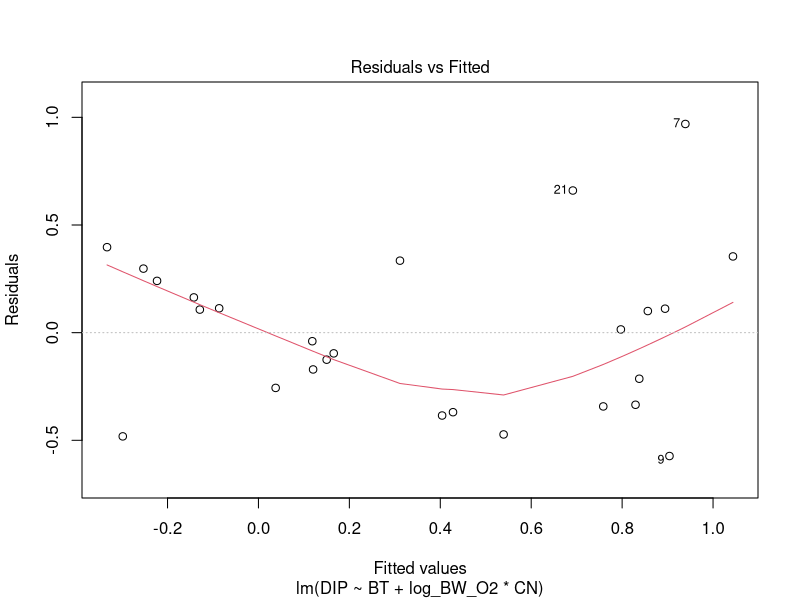
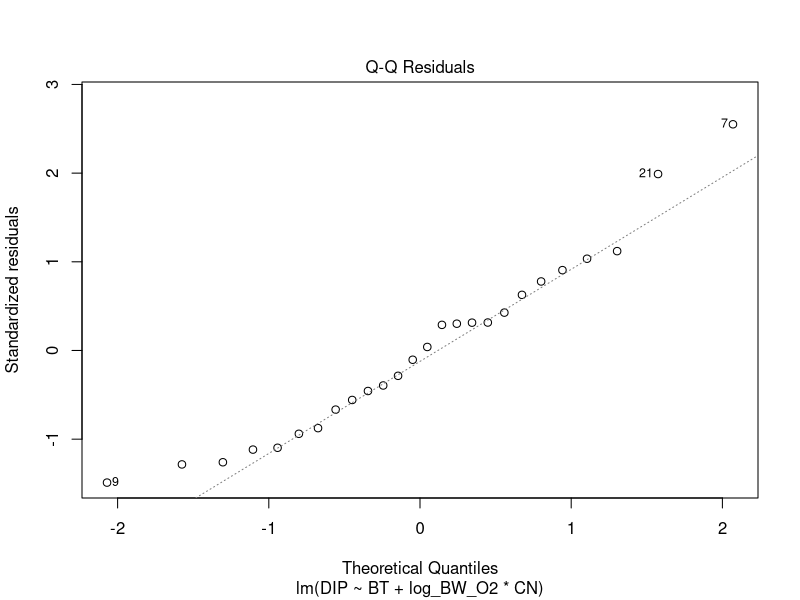
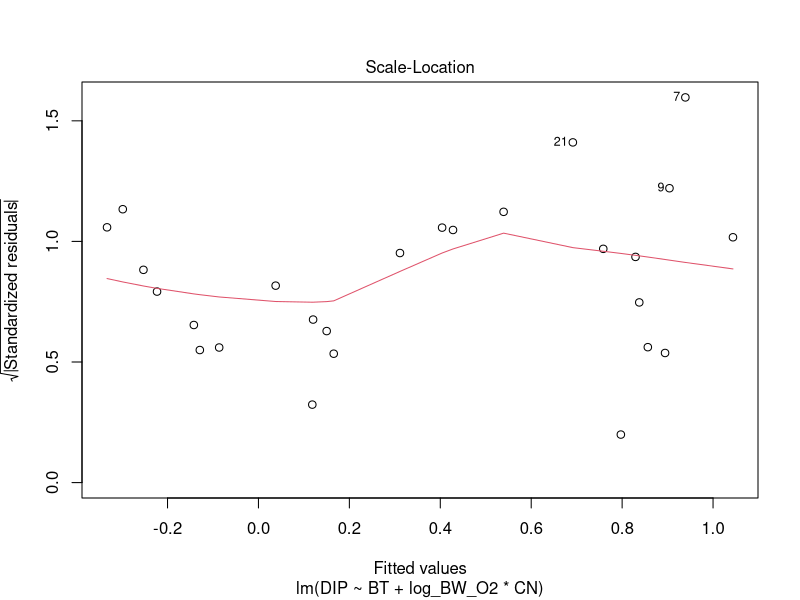
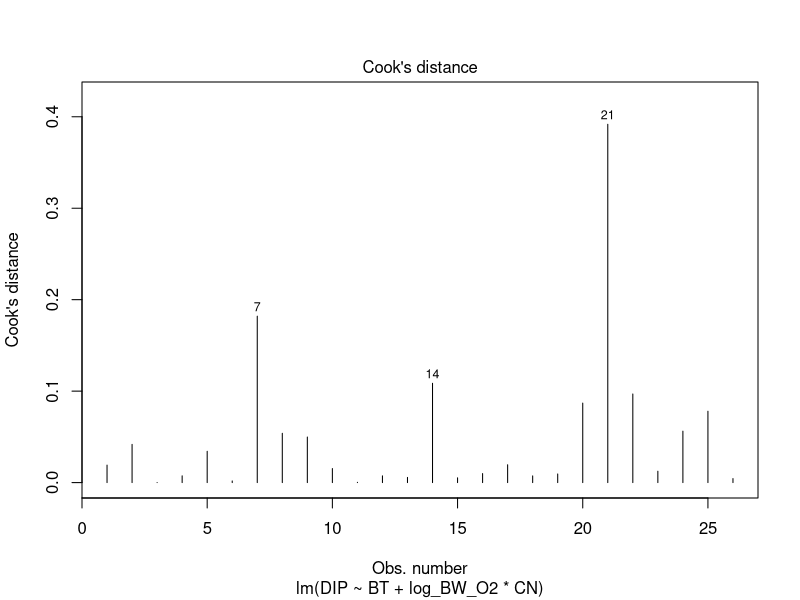
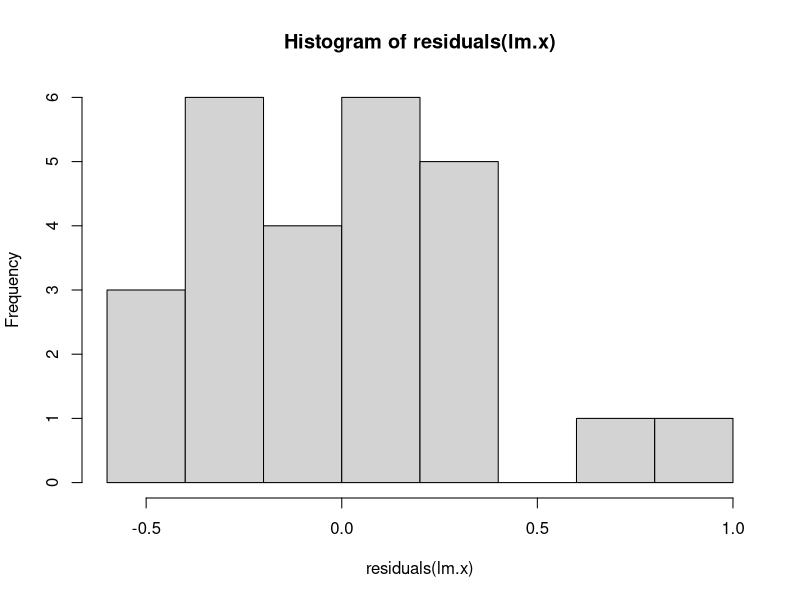
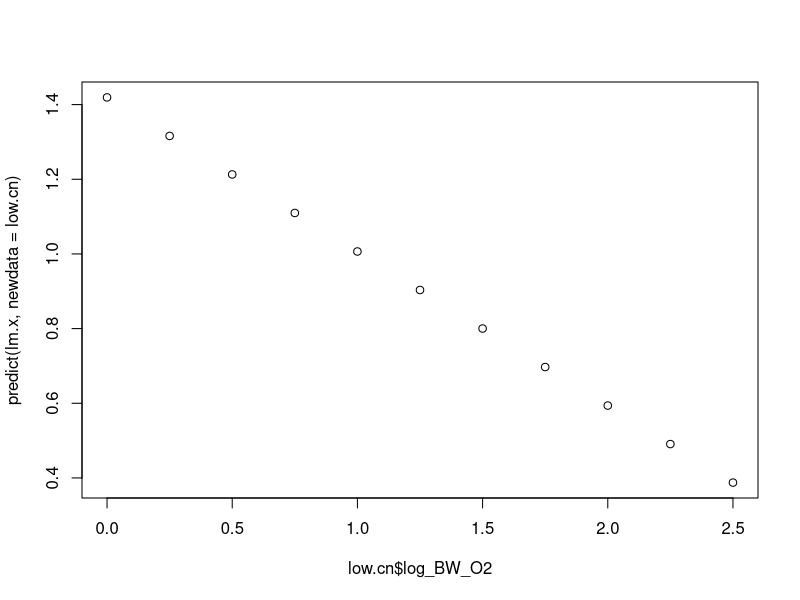
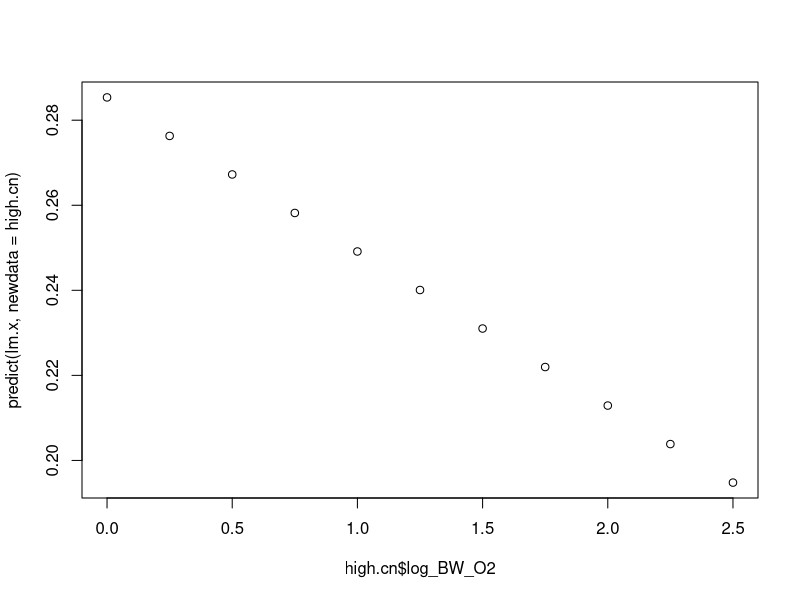

These figures' R source, in order:

# Project: Fluxes in the Baltic Sea

# Title: DIP flux models

library(dplyr)
library(readr)
library(here)
library(ggplot2)
library(lme4)
library(nlme)

# install libraries where functions are called from
if( (("broom" %in% installed.packages()[,1]) & ("viridis" %in% installed.packages()[,1]))  == FALSE) {
  print("WARNING! this script requires broom and viridis to be installed")
}

# load in the Baltic Sea data
dip.mod <- read_csv(file = here("data/baltic_flux_model_data.csv"))

# check how many data points there are per station
dip.mod %>%
  group_by(code) %>%
  summarise(n = n()) %>%
  View()

# we probably need to account for multiple replicates between years at a station
# can't use random effects because too many stations only have one sample

# option 1: run sensitivity analysis on pseudoreplicates
sens <- "random.sample"
sens <- "average"

if(sens == "random.sample") {
  
  dip.mod <- 
    dip.mod %>%
    group_by(code) %>%
    slice_sample(n = 1) 
  
} else if (sens == "average") {
  
  dip.mod <-  
    dip.mod %>%
    group_by(basin, BT, code) %>%
    summarise(across(.cols = c("log_BW_O2", "CN", "DIP"), 
                     ~mean(.x, na.rm = TRUE) ), .groups = "drop")
  
}


# set up a function to run different models that can then be compared
lm.comp <- function(data, resp, e.vars) {
  
  # set an output list for the model coefficients
  est.lm <- vector("list", length(e.vars))
  names(est.lm) <- seq(1:length(e.vars))
  
  # set an output list for the model fit statistics
  fit.lm <- vector("list", length(e.vars))
  names(fit.lm) <- seq_along(1:length(e.vars))
  
  for (i in 1:length(e.vars) ) {
    
    df <- data
    
    # fit model using chosen predictors
    lm.e.vars <- lm(reformulate(e.vars[[i]], resp), data = df)
    
    # write coefficients to the est.lm list
    est.lm[[i]] <- broom::tidy(lm.e.vars)
    
    # write fit statistics to the fit.lm list
    fit.lm[[i]] <- broom::glance(lm.e.vars)
  }
  
  # convert lists to data.frames and join
  full_join(bind_rows(est.lm, .id = "model"), 
            bind_rows(fit.lm, .id = "model"),
            by = "model")
}

# define models to test (explanations on the side)
exp.vars <- list(c("1"), # null model with no predictor variables
                 c("1", "BT"), # null model: DIP is only affected by the type of basin
                 c("1", "BT", "log_BW_O2"), # H: DIP flux is only driven by BW02 irrespective of the origin or organic matter
                 c("1", "BT", "log_BW_O2", "CN"), # DIP flux is driven independently by BW02 and origin of organic matter
                 c("1", "BT", "log_BW_O2*CN")) # H: DIP flux decreases with BW02 when marine organic matter dominates

# run these five different models
lm.out <- lm.comp(data = dip.mod, resp = "DIP", e.vars = exp.vars)

# arrange models by AIC and output into a viewing pane
lm.out %>%
  arrange(AIC) %>%
  View()

# low AIC is the best
# as you can see, the fifth model above is the best model according to AIC
# it also has quite a high R2

# but, just because it fits the data best, does not mean that it matches your predictions

# for this, we have to dig deeper into the model


# examine the best model to see if the predictions match
lm.x <- lm(DIP ~ BT + log_BW_O2*CN, data = dip.mod)
lapply(c(1:4), function(x) {plot(lm.x, x)} )
hist(residuals(lm.x))

summary(lm.x)

# get coefficients from this model
lm.x.c <- lm.x$coefficients

# this is the equation of the linear model so you can see how it works

# we predict DIP based on the covariates for the first two rows of data (mod.test[1:2, ])
# input this where the data should go into the equation

# first, we need to convert basin type into 0 (A) and 1 (ET) because that's what lm() does automatically
mod.test <- 
  dip.mod %>%
  mutate(BT = if_else(BT == "A", 0, 1))

# main effects (m)
m <- lm.x.c[1] + lm.x.c[2]*mod.test[1:2,]$BT + lm.x.c[3]*mod.test[1:2,]$log_BW_O2 + lm.x.c[4]*mod.test[1:2,]$CN 

# interaction (i)
i <- lm.x.c[5]*mod.test[1:2,]$log_BW_O2*mod.test[1:2,]$CN 

# add the main effects (m) and the interaction term (i)
# and we get the predicted value for the first two rows of data
m + i

# we get the same result if we use predict on the lm() object
predict(lm.x)[1:2]


# we can check if our model predicts DIP in line with your predictions
# H1: DIP should decrease with BWO2 where the material is of marine origin (i.e. low CN)

# check the range of these predictor variables
range(dip.mod$CN)
range(dip.mod$log_BW_O2)

# use the model to predict how log_BW_O2 affects DIP when we 
# hold CN at low values i.e. marine origin in accumulation basins
low.cn <- expand.grid(log_BW_O2 = seq(0, 2.5, 0.25),
                      CN = c(7.5),
                      BT = c("A") ) # can also change to ET and see what happens

# examine relationship between log_BW_O2 and the model prediction when holding CN at low values and in accumulation basins
plot(low.cn$log_BW_O2, predict(lm.x, newdata = low.cn))

# this model shows:
# dip decreases with log_BW_O2 when CN is low, in accumulation basins


# we can test your other prediction
# H1: DIP should not change with BWO2 where the material is of terrestrial origin (i.e. high CN)

# use the model to predict how log_BW_O2 affects DIP when we 
# hold CN at high values i.e. terrestrial origin in accumulation basins
high.cn <- expand.grid(log_BW_O2 = seq(0, 2.5, 0.25),
                      CN = c(12.5),
                      BT = c("A") ) # can also change to ET and see what happens

# examine relationship between log_BW_O2 and the model predictoin when holding CN at low values and in accumulation basins
plot(high.cn$log_BW_O2, predict(lm.x, newdata = high.cn))

# this model shows:
# dip increases with log_BW_O2 when CN is low, in accumulation basins
# if you look at the y-axis scale, the effect is very weak






